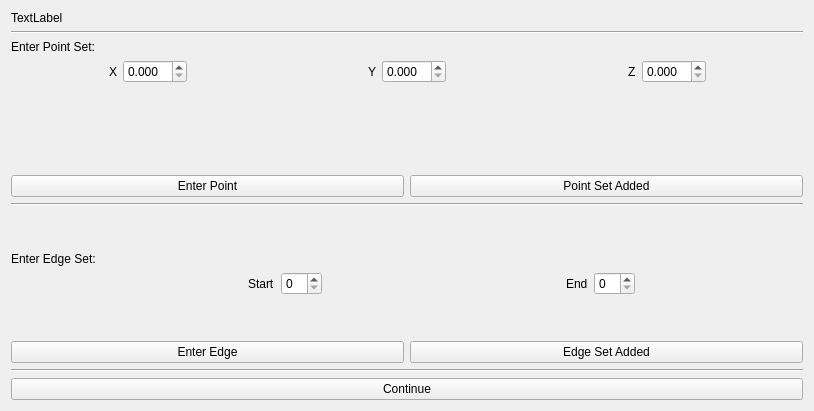
<?xml version="1.0" encoding="UTF-8"?>
<ui version="4.0">
 <class>InputWindowThreeD</class>
 <widget class="QWidget" name="InputWindowThreeD">
  <property name="geometry">
   <rect>
    <x>0</x>
    <y>0</y>
    <width>814</width>
    <height>411</height>
   </rect>
  </property>
  <property name="windowTitle">
   <string>Form</string>
  </property>
  <layout class="QVBoxLayout" name="verticalLayout_4">
   <item>
    <layout class="QVBoxLayout" name="Main3DLayout">
     <item>
      <widget class="QLabel" name="InstructionLabel">
       <property name="text">
        <string>TextLabel</string>
       </property>
      </widget>
     </item>
     <item>
      <widget class="Line" name="line_2">
       <property name="orientation">
        <enum>Qt::Horizontal</enum>
       </property>
      </widget>
     </item>
     <item>
      <layout class="QVBoxLayout" name="verticalLayout_3">
       <item>
        <layout class="QVBoxLayout" name="verticalLayout">
         <item>
          <widget class="QLabel" name="label">
           <property name="text">
            <string>Enter Point Set:</string>
           </property>
          </widget>
         </item>
         <item>
          <layout class="QHBoxLayout" name="horizontalLayout_4">
           <item>
            <layout class="QHBoxLayout" name="horizontalLayout">
             <item>
              <spacer name="horizontalSpacer_6">
               <property name="orientation">
                <enum>Qt::Horizontal</enum>
               </property>
               <property name="sizeHint" stdset="0">
                <size>
                 <width>40</width>
                 <height>20</height>
                </size>
               </property>
              </spacer>
             </item>
             <item>
              <widget class="QLabel" name="label_2">
               <property name="text">
                <string>X</string>
               </property>
              </widget>
             </item>
             <item>
              <widget class="QDoubleSpinBox" name="Xpoint">
               <property name="decimals">
                <number>3</number>
               </property>
              </widget>
             </item>
            </layout>
           </item>
           <item>
            <spacer name="horizontalSpacer">
             <property name="orientation">
              <enum>Qt::Horizontal</enum>
             </property>
             <property name="sizeHint" stdset="0">
              <size>
               <width>40</width>
               <height>20</height>
              </size>
             </property>
            </spacer>
           </item>
           <item>
            <layout class="QHBoxLayout" name="horizontalLayout_2">
             <item>
              <widget class="QLabel" name="label_3">
               <property name="text">
                <string>Y</string>
               </property>
              </widget>
             </item>
             <item>
              <widget class="QDoubleSpinBox" name="Ypoint">
               <property name="decimals">
                <number>3</number>
               </property>
              </widget>
             </item>
            </layout>
           </item>
           <item>
            <spacer name="horizontalSpacer_2">
             <property name="orientation">
              <enum>Qt::Horizontal</enum>
             </property>
             <property name="sizeHint" stdset="0">
              <size>
               <width>40</width>
               <height>20</height>
              </size>
             </property>
            </spacer>
           </item>
           <item>
            <layout class="QHBoxLayout" name="horizontalLayout_3">
             <item>
              <widget class="QLabel" name="label_4">
               <property name="text">
                <string>Z</string>
               </property>
              </widget>
             </item>
             <item>
              <widget class="QDoubleSpinBox" name="Zpoint">
               <property name="decimals">
                <number>3</number>
               </property>
              </widget>
             </item>
             <item>
              <spacer name="horizontalSpacer_7">
               <property name="orientation">
                <enum>Qt::Horizontal</enum>
               </property>
               <property name="sizeHint" stdset="0">
                <size>
                 <width>40</width>
                 <height>20</height>
                </size>
               </property>
              </spacer>
             </item>
            </layout>
           </item>
          </layout>
         </item>
         <item>
          <spacer name="verticalSpacer">
           <property name="orientation">
            <enum>Qt::Vertical</enum>
           </property>
           <property name="sizeHint" stdset="0">
            <size>
             <width>20</width>
             <height>40</height>
            </size>
           </property>
          </spacer>
         </item>
         <item>
          <layout class="QHBoxLayout" name="horizontalLayout_8">
           <item>
            <widget class="QPushButton" name="enterPoint">
             <property name="text">
              <string>Enter Point</string>
             </property>
            </widget>
           </item>
           <item>
            <widget class="QPushButton" name="finishPointAddition">
             <property name="text">
              <string>Point Set Added</string>
             </property>
            </widget>
           </item>
          </layout>
         </item>
        </layout>
       </item>
       <item>
        <layout class="QVBoxLayout" name="verticalLayout_2">
         <item>
          <widget class="Line" name="line">
           <property name="orientation">
            <enum>Qt::Horizontal</enum>
           </property>
          </widget>
         </item>
         <item>
          <spacer name="verticalSpacer_3">
           <property name="orientation">
            <enum>Qt::Vertical</enum>
           </property>
           <property name="sizeHint" stdset="0">
            <size>
             <width>20</width>
             <height>40</height>
            </size>
           </property>
          </spacer>
         </item>
         <item>
          <widget class="QLabel" name="label_7">
           <property name="text">
            <string>Enter Edge Set:</string>
           </property>
          </widget>
         </item>
         <item>
          <layout class="QHBoxLayout" name="horizontalLayout_7">
           <item>
            <spacer name="horizontalSpacer_4">
             <property name="orientation">
              <enum>Qt::Horizontal</enum>
             </property>
             <property name="sizeHint" stdset="0">
              <size>
               <width>40</width>
               <height>20</height>
              </size>
             </property>
            </spacer>
           </item>
           <item>
            <layout class="QHBoxLayout" name="horizontalLayout_5">
             <item>
              <widget class="QLabel" name="label_5">
               <property name="text">
                <string>Start</string>
               </property>
              </widget>
             </item>
             <item>
              <widget class="QSpinBox" name="StartEdge"/>
             </item>
            </layout>
           </item>
           <item>
            <spacer name="horizontalSpacer_3">
             <property name="orientation">
              <enum>Qt::Horizontal</enum>
             </property>
             <property name="sizeHint" stdset="0">
              <size>
               <width>40</width>
               <height>20</height>
              </size>
             </property>
            </spacer>
           </item>
           <item>
            <layout class="QHBoxLayout" name="horizontalLayout_6">
             <item>
              <widget class="QLabel" name="label_6">
               <property name="text">
                <string>End</string>
               </property>
              </widget>
             </item>
             <item>
              <widget class="QSpinBox" name="EndEdge"/>
             </item>
             <item>
              <spacer name="horizontalSpacer_5">
               <property name="orientation">
                <enum>Qt::Horizontal</enum>
               </property>
               <property name="sizeHint" stdset="0">
                <size>
                 <width>40</width>
                 <height>20</height>
                </size>
               </property>
              </spacer>
             </item>
            </layout>
           </item>
          </layout>
         </item>
         <item>
          <spacer name="verticalSpacer_2">
           <property name="orientation">
            <enum>Qt::Vertical</enum>
           </property>
           <property name="sizeHint" stdset="0">
            <size>
             <width>20</width>
             <height>40</height>
            </size>
           </property>
          </spacer>
         </item>
         <item>
          <layout class="QHBoxLayout" name="horizontalLayout_9">
           <item>
            <widget class="QPushButton" name="enterEdge">
             <property name="text">
              <string>Enter Edge</string>
             </property>
            </widget>
           </item>
           <item>
            <widget class="QPushButton" name="finishEdgeAddition">
             <property name="text">
              <string>Edge Set Added</string>
             </property>
            </widget>
           </item>
          </layout>
         </item>
        </layout>
       </item>
      </layout>
     </item>
     <item>
      <widget class="Line" name="line_3">
       <property name="orientation">
        <enum>Qt::Horizontal</enum>
       </property>
      </widget>
     </item>
     <item>
      <widget class="QPushButton" name="ContinueButton">
       <property name="text">
        <string>Continue</string>
       </property>
      </widget>
     </item>
    </layout>
   </item>
  </layout>
 </widget>
 <resources/>
 <connections/>
</ui>
